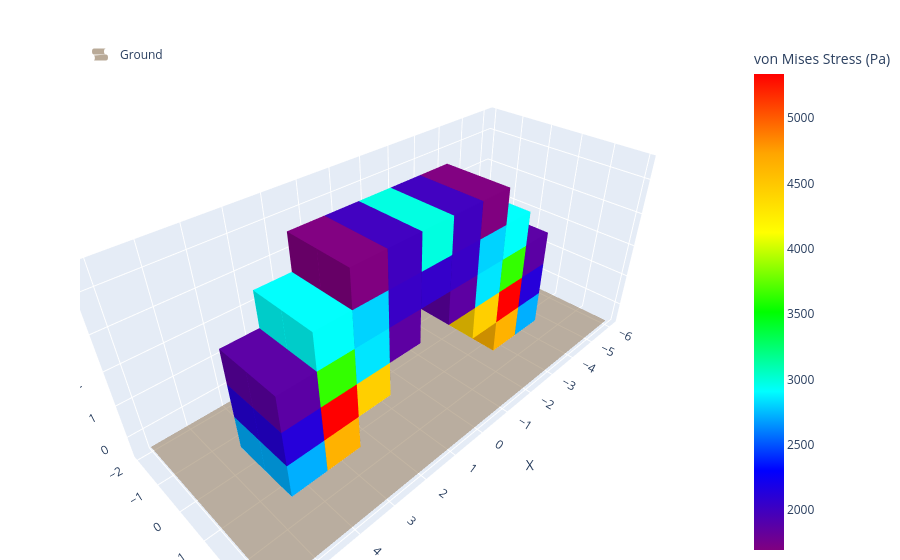

Write notebook code for a chart like this one.
### Markdown cell above
# Structure: Arch

### Code cell
from eval_code.utils.stress import compute_von_mises_stress

# Prompt: "Construct an arch bridge with a width of 2 and a span of 5 (capable of crossing a river 5 units wide). The bridge must be supported by 2x2 area supports at both ends, and the highest point of the arch must reach a height of 4."
coords = [{"x":-4,"y":0,"z":0,"material":"stone"},{"x":-4,"y":0,"z":1,"material":"stone"},{"x":-4,"y":1,"z":0,"material":"stone"},{"x":-4,"y":1,"z":1,"material":"stone"},{"x":-4,"y":2,"z":0,"material":"stone"},{"x":-4,"y":2,"z":1,"material":"stone"},{"x":-3,"y":0,"z":0,"material":"stone"},{"x":-3,"y":0,"z":1,"material":"stone"},{"x":-3,"y":1,"z":0,"material":"stone"},{"x":-3,"y":1,"z":1,"material":"stone"},{"x":-3,"y":2,"z":0,"material":"stone"},{"x":-3,"y":2,"z":1,"material":"stone"},{"x":-3,"y":3,"z":0,"material":"stone"},{"x":-3,"y":3,"z":1,"material":"stone"},{"x":-2,"y":1,"z":0,"material":"stone"},{"x":-2,"y":1,"z":1,"material":"stone"},{"x":-2,"y":2,"z":0,"material":"stone"},{"x":-2,"y":2,"z":1,"material":"stone"},{"x":-2,"y":3,"z":0,"material":"stone"},{"x":-2,"y":3,"z":1,"material":"stone"},{"x":-2,"y":4,"z":0,"material":"stone"},{"x":-2,"y":4,"z":1,"material":"stone"},{"x":-1,"y":2,"z":0,"material":"stone"},{"x":-1,"y":2,"z":1,"material":"stone"},{"x":-1,"y":3,"z":0,"material":"stone"},{"x":-1,"y":3,"z":1,"material":"stone"},{"x":-1,"y":4,"z":0,"material":"stone"},{"x":-1,"y":4,"z":1,"material":"stone"},{"x":0,"y":3,"z":0,"material":"stone"},{"x":0,"y":3,"z":1,"material":"stone"},{"x":0,"y":4,"z":0,"material":"stone"},{"x":0,"y":4,"z":1,"material":"stone"},{"x":1,"y":2,"z":0,"material":"stone"},{"x":1,"y":2,"z":1,"material":"stone"},{"x":1,"y":3,"z":0,"material":"stone"},{"x":1,"y":3,"z":1,"material":"stone"},{"x":1,"y":4,"z":0,"material":"stone"},{"x":1,"y":4,"z":1,"material":"stone"},{"x":2,"y":1,"z":0,"material":"stone"},{"x":2,"y":1,"z":1,"material":"stone"},{"x":2,"y":2,"z":0,"material":"stone"},{"x":2,"y":2,"z":1,"material":"stone"},{"x":2,"y":3,"z":0,"material":"stone"},{"x":2,"y":3,"z":1,"material":"stone"},{"x":2,"y":4,"z":0,"material":"stone"},{"x":2,"y":4,"z":1,"material":"stone"},{"x":3,"y":0,"z":0,"material":"stone"},{"x":3,"y":0,"z":1,"material":"stone"},{"x":3,"y":1,"z":0,"material":"stone"},{"x":3,"y":1,"z":1,"material":"stone"},{"x":3,"y":2,"z":0,"material":"stone"},{"x":3,"y":2,"z":1,"material":"stone"},{"x":3,"y":3,"z":0,"material":"stone"},{"x":3,"y":3,"z":1,"material":"stone"},{"x":4,"y":0,"z":0,"material":"stone"},{"x":4,"y":0,"z":1,"material":"stone"},{"x":4,"y":1,"z":0,"material":"stone"},{"x":4,"y":1,"z":1,"material":"stone"},{"x":4,"y":2,"z":0,"material":"stone"},{"x":4,"y":2,"z":1,"material":"stone"}]

von_mises = compute_von_mises_stress(coords)
print('Max von Mises Stress (Pa):', max(von_mises))
plotly_blocks.plot(coords, color=von_mises, colorbar_title="von Mises Stress (Pa)", alpha=1)

### Figure 1 — Plotly figure (JSON) as saved in the notebook; plotly's stock layout.template omitted (floating-point values rounded to 4 significant figures; data arrays with more than 128 entries replaced by an {"elided": "..."} marker saying what was removed)
{"data": [{"colorscale": [[0, "#8B7355"], [1, "#8B7355"]], "name": "Ground", "opacity": 0.6, "showlegend": true, "showscale": false, "type": "surface", "x": [[-6, 6], [-6, 6]], "y": [[-2, -2], [3, 3]], "z": [[-0.5, -0.5], [-0.5, -0.5]]}, {"facecolor": {"elided": "720 str values"}, "flatshading": true, "i": {"elided": "720 int values"}, "j": {"elided": "720 int values"}, "k": {"elided": "720 int values"}, "opacity": 1, "type": "mesh3d", "x": {"elided": "480 float values"}, "y": {"elided": "480 float values"}, "z": {"elided": "480 float values"}}, {"marker": {"cmax": 5336.0, "cmin": 1695.0, "color": [2719.0, 2719.0, 2124.0, 2124.0, 1870.0, 1870.0, 4644.0, 4644.0, 5336.0, 5336.0, 3637.0, 3637.0, 2918.0, 2918.0, 4449.0, 4449.0, 2850.0, 2850.0, 2805.0, 2805.0, 1695.0, 1695.0, 1860.0, 1860.0, 2031.0, 2031.0, 1997.0, 1997.0, 2049.0, 2049.0, 2984.0, 2984.0, 1860.0, 1860.0, 2031.0, 2031.0, 1997.0, 1997.0, 4449.0, 4449.0, 2850.0, 2850.0, 2805.0, 2805.0, 1695.0, 1695.0, 4644.0, 4644.0, 5336.0, 5336.0, 3637.0, 3637.0, 2918.0, 2918.0, 2719.0, 2719.0, 2124.0, 2124.0, 1870.0, 1870.0], "colorbar": {"title": {"text": "von Mises Stress (Pa)"}}, "colorscale": [[0, "#800080"], [0.1667, "#0000FF"], [0.3333, "#00FFFF"], [0.5, "#00FF00"], [0.6667, "#FFFF00"], [0.8333, "#FFA500"], [1, "#FF0000"]], "size": 0.1}, "mode": "markers", "showlegend": false, "type": "scatter3d", "x": [null], "y": [null], "z": [null]}], "layout": {"legend": {"itemsizing": "constant", "x": 0, "xanchor": "left", "y": 1, "yanchor": "top"}, "margin": {"b": 0, "l": 80, "r": 0, "t": 40}, "scene": {"aspectmode": "data", "xaxis": {"dtick": 1, "tick0": -5, "tickformat": ",d", "tickmode": "linear", "title": {"text": "X"}}, "yaxis": {"dtick": 1, "tick0": -1, "tickformat": ",d", "tickmode": "linear", "title": {"text": "Z"}}, "zaxis": {"dtick": 1, "tick0": -1, "tickformat": ",d", "tickmode": "linear", "title": {"text": "Y (Height)"}}}, "title": {"text": ""}}}
